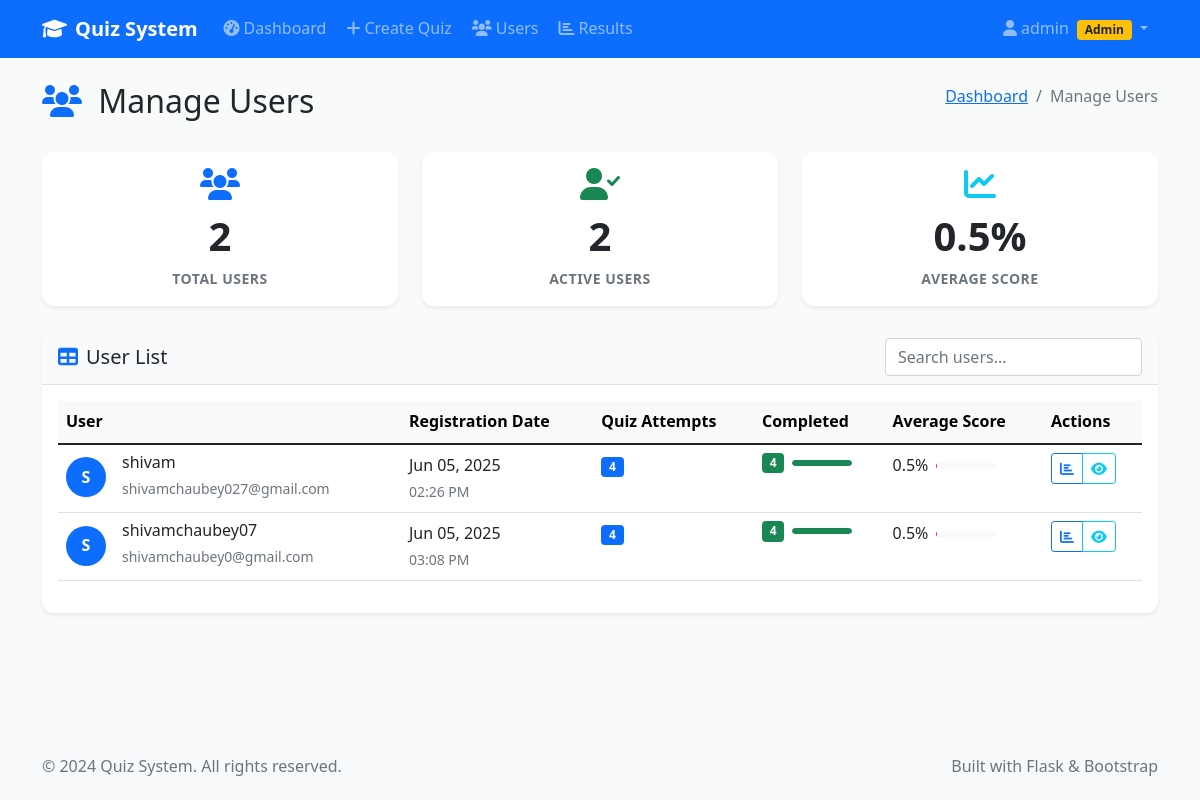
Screenshot of /admin/manage_users (signed in) with the database file from the repository.
### models.py (models this page shows)
class User(UserMixin, db.Model):
    id = db.Column(db.Integer, primary_key=True)
    username = db.Column(db.String(64), unique=True, nullable=False)
    email = db.Column(db.String(120), unique=True, nullable=False)
    password_hash = db.Column(db.String(256), nullable=False)
    is_admin = db.Column(db.Boolean, default=False)
    created_at = db.Column(db.DateTime, default=datetime.utcnow)
    created_quizzes = db.relationship('Quiz', backref='creator', lazy=True)
    quiz_attempts = db.relationship('QuizAttempt', backref='user', lazy=True)

### admin.py (the view)
@admin_bp.route('/manage_users')
@login_required
@admin_required
def manage_users():
    users = User.query.filter_by(is_admin=False).all()
    user_stats = []
    for user in users:
        attempts = QuizAttempt.query.filter_by(user_id=user.id).count()
        completed = QuizAttempt.query.filter_by(user_id=user.id, is_completed=True).count()
        avg_score = db.session.query(db.func.avg(QuizAttempt.score)).filter_by(
            user_id=user.id, is_completed=True
        ).scalar() or 0
        user_stats.append({
            'user': user,
            'attempts': attempts,
            'completed': completed,
            'avg_score': round(avg_score, 1)
        })
    return render_template('admin/manage_users.html', user_stats=user_stats)

### app.py (called while the page is built)
@login_manager.user_loader
def load_user(user_id):
    from models import User
    return User.query.get(int(user_id))

@app.context_processor
def inject_now():
    return {'now': datetime.utcnow()}

@app.context_processor
def inject_csrf_token():
    from flask_wtf.csrf import generate_csrf
    return dict(csrf_token=generate_csrf())

### utils.py (called while the page is built)
def admin_required(f):
    @wraps(f)
    def decorated_function(*args, **kwargs):
        if not current_user.is_authenticated or not current_user.is_admin:
            flash('Admin access required.', 'error')
            return redirect(url_for('index'))
        return f(*args, **kwargs)
    return decorated_function

### templates/admin/manage_users.html (shortened to what this page needs)
{% extends "base.html" %}
{% block content %}
<div class="container my-4">
    <div class="row">
        <div class="col-12">
            <div class="d-flex justify-content-between align-items-center mb-4">
                <h2>
                    <i class="fas fa-users text-primary me-2"></i>
                    Manage Users
                </h2>
                <nav aria-label="breadcrumb">
                    <ol class="breadcrumb">
                        <li class="breadcrumb-item">
                            <a href="{{ url_for('admin.dashboard') }}">Dashboard</a>
                        </li>
                        <li class="breadcrumb-item active">Manage Users</li>
                    </ol>
                </nav>
            </div>
        </div>
    </div>
    <div class="row g-4 mb-4">
        <div class="col-md-4">
            <div class="card stat-card border-0 shadow-sm">
                <div class="card-body text-center">
                    <div class="stat-icon mb-2">
                        <i class="fas fa-users fa-2x text-primary"></i>
                    </div>
                    <h3 class="stat-number">{{ user_stats|length }}</h3>
                    <p class="stat-label text-muted mb-0">Total Users</p>
                </div>
            </div>
        </div>
        <div class="col-md-4">
            <div class="card stat-card border-0 shadow-sm">
                <div class="card-body text-center">
                    <div class="stat-icon mb-2">
                        <i class="fas fa-user-check fa-2x text-success"></i>
                    </div>
                    <h3 class="stat-number">{{ user_stats|selectattr('completed', 'gt', 0)|list|length }}</h3>
                    <p class="stat-label text-muted mb-0">Active Users</p>
                </div>
            </div>
        </div>
        <div class="col-md-4">
            <div class="card stat-card border-0 shadow-sm">
                <div class="card-body text-center">
                    <div class="stat-icon mb-2">
                        <i class="fas fa-chart-line fa-2x text-info"></i>
                    </div>
                    <h3 class="stat-number">{{ (user_stats|sum(attribute='avg_score') / user_stats|length if user_stats else 0)|round(1) }}%</h3>
                    <p class="stat-label text-muted mb-0">Average Score</p>
                </div>
            </div>
        </div>
    </div>
    <div class="row">
        <div class="col-12">
            <div class="card border-0 shadow-sm">
                <div class="card-header bg-white">
                    <div class="d-flex justify-content-between align-items-center">
                        <h5 class="mb-0">
                            <i class="fas fa-table text-primary me-2"></i>User List
                        </h5>
                        <div class="search-box">
                            <input type="text" class="form-control" id="user-search" placeholder="Search users...">
                        </div>
                    </div>
                </div>
                <div class="card-body">
                    {% if user_stats %}
                        <div class="table-responsive">
                            <table class="table table-hover" id="users-table">
                                <thead class="table-light">
                                    <tr>
                                        <th>User</th>
                                        <th>Registration Date</th>
                                        <th>Quiz Attempts</th>
                                        <th>Completed</th>
                                        <th>Average Score</th>
                                        <th>Actions</th>
                                    </tr>
                                </thead>
                                <tbody>
                                    {% for stat in user_stats %}
                                        <tr>
                                            <td>
                                                <div class="d-flex align-items-center">
                                                    <div class="avatar-sm bg-primary text-white rounded-circle d-flex align-items-center justify-content-center me-3">
                                                        {{ stat.user.username[0].upper() }}
                                                    </div>
                                                    <div>
                                                        <h6 class="mb-1">{{ stat.user.username }}</h6>
                                                        <small class="text-muted">{{ stat.user.email }}</small>
                                                    </div>
                                                </div>
                                            </td>
                                            <td>
                                                <div>
                                                    <div>{{ stat.user.created_at.strftime('%b %d, %Y') }}</div>
                                                    <small class="text-muted">{{ stat.user.created_at.strftime('%I:%M %p') }}</small>
                                                </div>
                                            </td>
                                            <td>
                                                <span class="badge bg-primary">{{ stat.attempts }}</span>
                                            </td>
                                            <td>
                                                <div class="d-flex align-items-center">
                                                    <span class="badge bg-success me-2">{{ stat.completed }}</span>
                                                    {% if stat.attempts > 0 %}
                                                        <div class="progress" style="width: 60px; height: 6px;">
                                                            <div class="progress-bar bg-success"
                                                                 style="width: {{ (stat.completed / stat.attempts * 100) }}%"></div>
                                                        </div>
                                                    {% endif %}
                                                </div>
                                            </td>
                                            <td>
                                                {% if stat.avg_score > 0 %}
                                                    <div class="d-flex align-items-center">
                                                        <span class="me-2">{{ stat.avg_score }}%</span>
                                                        <div class="progress" style="width: 60px; height: 6px;">
                                                        </div>
                                                    </div>
                                                {% else %}
                                                    <span class="text-muted">No attempts</span>
                                                {% endif %}
                                            </td>
                                            <td>
                                                <div class="btn-group btn-group-sm">
                                                    <a href="{{ url_for('admin.results', user_id=stat.user.id) }}"
                                                       class="btn btn-outline-primary" title="View Results">
                                                        <i class="fas fa-chart-bar"></i>
                                                    </a>
                                                    <button type="button" class="btn btn-outline-info"
                                                            title="User Details" data-bs-toggle="modal"
                                                            data-bs-target="#userModal{{ stat.user.id }}">
                                                        <i class="fas fa-eye"></i>
                                                    </button>
                                                </div>
                                            </td>
                                        </tr>
                                    {% endfor %}
                                </tbody>
                            </table>
                        </div>
                    {% else %}
                        <div class="text-center py-5">
                            <i class="fas fa-users fa-4x text-muted mb-4"></i>
                            <h4 class="text-muted mb-3">No Users Found</h4>
                            <p class="text-muted mb-0">No student users have registered yet.</p>
                        </div>
                    {% endif %}
                </div>
            </div>
        </div>
    </div>
</div>
{% endblock %}

### templates/base.html (shortened to what this page needs)
<!DOCTYPE html>
<html lang="en">
<head>
    <link href="https://cdn.jsdelivr.net/npm/bootstrap@5.1.3/dist/css/bootstrap.min.css" rel="stylesheet">
    <link rel="stylesheet" href="https://cdnjs.cloudflare.com/ajax/libs/font-awesome/6.0.0/css/all.min.css">
    <link rel="stylesheet" href="{{ url_for('static', filename='css/style.css') }}">
</head>
<body>
    <nav class="navbar navbar-expand-lg navbar-dark bg-primary">
        <div class="container">
            <a class="navbar-brand" href="{{ url_for('index') }}">
                <i class="fas fa-graduation-cap me-2"></i>Quiz System
            </a>
            <div class="collapse navbar-collapse" id="navbarNav">
                <ul class="navbar-nav me-auto">
                    {% if current_user.is_authenticated %}
                        {% if current_user.is_admin %}
                            <li class="nav-item">
                                <a class="nav-link" href="{{ url_for('admin.dashboard') }}">
                                    <i class="fas fa-tachometer-alt me-1"></i>Dashboard
                                </a>
                            </li>
                            <li class="nav-item">
                                <a class="nav-link" href="{{ url_for('admin.create_quiz') }}">
                                    <i class="fas fa-plus me-1"></i>Create Quiz
                                </a>
                            </li>
                            <li class="nav-item">
                                <a class="nav-link" href="{{ url_for('admin.manage_users') }}">
                                    <i class="fas fa-users me-1"></i>Users
                                </a>
                            </li>
                            <li class="nav-item">
                                <a class="nav-link" href="{{ url_for('admin.results') }}">
                                    <i class="fas fa-chart-bar me-1"></i>Results
                                </a>
                            </li>
                        {% endif %}
                    {% endif %}
                </ul>
                <ul class="navbar-nav">
                    {% if current_user.is_authenticated %}
                        <li class="nav-item dropdown">
                            <a class="nav-link dropdown-toggle" href="#" id="navbarDropdown" role="button" data-bs-toggle="dropdown">
                                <i class="fas fa-user me-1"></i>{{ current_user.username }}
                                {% if current_user.is_admin %}
                                    <span class="badge bg-warning text-dark ms-1">Admin</span>
                                {% endif %}
                            </a>
                        </li>
                    {% endif %}
                </ul>
            </div>
        </div>
    </nav>
    <main class="main-content">
        {% block content %}{% endblock %}
    </main>
    <footer class="bg-light py-4 mt-5">
        <div class="container">
            <div class="row">
                <div class="col-md-6">
                    <p class="text-muted mb-0">&copy; 2024 Quiz System. All rights reserved.</p>
                </div>
                <div class="col-md-6 text-end">
                    <p class="text-muted mb-0">Built with Flask & Bootstrap</p>
                </div>
            </div>
        </div>
    </footer>
</body>
</html>

### static/css/style.css (style rules this page uses)
:root { --primary-color: 210 100% 56%; --primary-rgb: 0, 123, 255; --secondary-color: 108 117% 125%; --success-color: 142 71% 45%; --info-color: 188 78% 41%; --warning-color: 45 100% 51%; --danger-color: 354 70% 54%; --light-color: 210 17% 98%; --dark-color: 210 11% 15%; --background: 210 11% 98%; --surface: 0 0% 100%; --text-primary: 210 11% 15%; --text-secondary: 210 10% 40%; --border: 210 14% 89%; }
body { font-family: 'Segoe UI', Tahoma, Geneva, Verdana, sans-serif; background-color: hsl(var(--background)); color: hsl(var(--text-primary)); line-height: 1.6; }
.main-content { min-height: calc(100vh - 200px); }
.navbar-brand { font-weight: 600; font-size: 1.25rem; }
.navbar-nav .nav-link { font-weight: 500; padding: 0.5rem 1rem; border-radius: 0.375rem; margin: 0 0.125rem; transition: all 0.2s ease; }
.card { border: 1px solid hsl(var(--border)); border-radius: 0.75rem; transition: all 0.3s ease; }
.card-header { border-bottom: 1px solid hsl(var(--border)); border-radius: 0.75rem 0.75rem 0 0 !important; background-color: hsl(var(--light-color)) !important; }
.stat-card { transition: all 0.3s ease; height: 100%; }
.stat-icon { transition: transform 0.3s ease; }
.stat-number { font-size: 2.5rem; font-weight: 700; margin-bottom: 0.5rem; }
.stat-label { font-size: 0.875rem; font-weight: 600; text-transform: uppercase; letter-spacing: 0.5px; }
.progress { height: 8px; border-radius: 4px; background-color: hsl(var(--light-color)); }
.progress-bar { border-radius: 4px; transition: width 0.3s ease; }
.avatar-sm { width: 2.5rem; height: 2.5rem; font-size: 1rem; font-weight: 600; }
.btn { font-weight: 500; border-radius: 0.5rem; padding: 0.625rem 1.25rem; transition: all 0.2s ease; }

### rows the page displays
User: username "admin"
User: user "S", user.username "shivam", user.email "shivamchaubey027@gmail.com", user.created_at "Jun 05, 2025", user.created_at "02:26 PM"
User: user "S", user.username "shivamchaubey07", user.email "shivamchaubey0@gmail.com", user.created_at "Jun 05, 2025", user.created_at "03:08 PM"

### other values shown
{{ user_stats|length }} "2"
{{ user_stats|selectattr('completed', 'gt', 0)|list|length }} "2"
{{ stat.attempts }} "4" "4"
{{ stat.completed }} "4" "4"
{{ stat.avg_score }} "0.5" "0.5"
